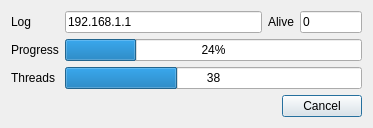
<?xml version="1.0" encoding="UTF-8"?>
<ui version="4.0">
 <class>Dialog</class>
 <widget class="QDialog" name="Dialog">
  <property name="geometry">
   <rect>
    <x>0</x>
    <y>0</y>
    <width>373</width>
    <height>121</height>
   </rect>
  </property>
  <property name="windowTitle">
   <string>Dialog</string>
  </property>
  <layout class="QGridLayout" name="gridLayout">
   <item row="0" column="0">
    <widget class="QLabel" name="status_lb">
     <property name="text">
      <string>Log</string>
     </property>
    </widget>
   </item>
   <item row="0" column="1">
    <widget class="QLineEdit" name="log_le">
     <property name="text">
      <string>192.168.1.1</string>
     </property>
     <property name="readOnly">
      <bool>true</bool>
     </property>
    </widget>
   </item>
   <item row="0" column="2">
    <widget class="QLabel" name="alive_lb">
     <property name="text">
      <string>Alive</string>
     </property>
    </widget>
   </item>
   <item row="1" column="0">
    <widget class="QLabel" name="label">
     <property name="text">
      <string>Progress</string>
     </property>
    </widget>
   </item>
   <item row="1" column="1" colspan="3">
    <widget class="QProgressBar" name="progress_pb">
     <property name="value">
      <number>24</number>
     </property>
     <property name="format">
      <string>%p%</string>
     </property>
    </widget>
   </item>
   <item row="2" column="0">
    <widget class="QLabel" name="label_2">
     <property name="text">
      <string>Threads</string>
     </property>
    </widget>
   </item>
   <item row="2" column="1" colspan="3">
    <widget class="QProgressBar" name="threads_pb">
     <property name="value">
      <number>38</number>
     </property>
     <property name="textVisible">
      <bool>true</bool>
     </property>
     <property name="textDirection">
      <enum>QProgressBar::TopToBottom</enum>
     </property>
     <property name="format">
      <string>%p</string>
     </property>
    </widget>
   </item>
   <item row="3" column="0" colspan="4">
    <widget class="QDialogButtonBox" name="buttonBox">
     <property name="orientation">
      <enum>Qt::Horizontal</enum>
     </property>
     <property name="standardButtons">
      <set>QDialogButtonBox::Cancel</set>
     </property>
    </widget>
   </item>
   <item row="0" column="3">
    <widget class="QLineEdit" name="alive_le">
     <property name="maximumSize">
      <size>
       <width>62</width>
       <height>16777215</height>
      </size>
     </property>
     <property name="text">
      <string>0</string>
     </property>
     <property name="readOnly">
      <bool>true</bool>
     </property>
    </widget>
   </item>
  </layout>
 </widget>
 <resources/>
 <connections>
  <connection>
   <sender>buttonBox</sender>
   <signal>accepted()</signal>
   <receiver>Dialog</receiver>
   <slot>accept()</slot>
   <hints>
    <hint type="sourcelabel">
     <x>248</x>
     <y>254</y>
    </hint>
    <hint type="destinationlabel">
     <x>157</x>
     <y>274</y>
    </hint>
   </hints>
  </connection>
  <connection>
   <sender>buttonBox</sender>
   <signal>rejected()</signal>
   <receiver>Dialog</receiver>
   <slot>reject()</slot>
   <hints>
    <hint type="sourcelabel">
     <x>316</x>
     <y>260</y>
    </hint>
    <hint type="destinationlabel">
     <x>286</x>
     <y>274</y>
    </hint>
   </hints>
  </connection>
 </connections>
</ui>
